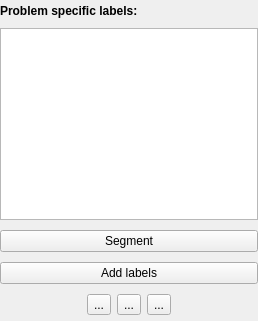
<?xml version="1.0" encoding="UTF-8"?>
<ui version="4.0">
 <class>containingWidget</class>
 <widget class="QWidget" name="containingWidget">
  <property name="geometry">
   <rect>
    <x>0</x>
    <y>0</y>
    <width>258</width>
    <height>321</height>
   </rect>
  </property>
  <property name="sizePolicy">
   <sizepolicy hsizetype="Preferred" vsizetype="Preferred">
    <horstretch>1</horstretch>
    <verstretch>0</verstretch>
   </sizepolicy>
  </property>
  <property name="minimumSize">
   <size>
    <width>256</width>
    <height>0</height>
   </size>
  </property>
  <property name="baseSize">
   <size>
    <width>0</width>
    <height>0</height>
   </size>
  </property>
  <property name="windowTitle">
   <string>Form</string>
  </property>
  <widget class="QWidget" name="verticalLayoutWidget">
   <property name="geometry">
    <rect>
     <x>0</x>
     <y>0</y>
     <width>258</width>
     <height>351</height>
    </rect>
   </property>
   <layout class="QVBoxLayout" name="verticalLayout">
    <item>
     <widget class="QLabel" name="label">
      <property name="sizePolicy">
       <sizepolicy hsizetype="Preferred" vsizetype="Fixed">
        <horstretch>0</horstretch>
        <verstretch>0</verstretch>
       </sizepolicy>
      </property>
      <property name="text">
       <string>&lt;b&gt;Problem specific labels:&lt;/b&gt;</string>
      </property>
     </widget>
    </item>
    <item>
     <widget class="LabelListView" name="labelListView">
      <property name="sizePolicy">
       <sizepolicy hsizetype="Minimum" vsizetype="Fixed">
        <horstretch>0</horstretch>
        <verstretch>0</verstretch>
       </sizepolicy>
      </property>
     </widget>
    </item>
    <item>
     <widget class="QPushButton" name="segment">
      <property name="text">
       <string>Segment</string>
      </property>
     </widget>
    </item>
    <item>
     <widget class="QPushButton" name="AddLabelButton">
      <property name="styleSheet">
       <string notr="true"/>
      </property>
      <property name="text">
       <string>Add labels</string>
      </property>
     </widget>
    </item>
    <item>
     <layout class="QHBoxLayout" name="horizontalLayout" stretch="0,0,0,1,0">
      <property name="sizeConstraint">
       <enum>QLayout::SetDefaultConstraint</enum>
      </property>
      <item>
       <spacer name="horizontalSpacer_2">
        <property name="orientation">
         <enum>Qt::Horizontal</enum>
        </property>
        <property name="sizeHint" stdset="0">
         <size>
          <width>40</width>
          <height>20</height>
         </size>
        </property>
       </spacer>
      </item>
      <item>
       <widget class="QToolButton" name="arrowToolButton">
        <property name="text">
         <string>...</string>
        </property>
       </widget>
      </item>
      <item>
       <widget class="QToolButton" name="paintToolButton">
        <property name="text">
         <string>...</string>
        </property>
       </widget>
      </item>
      <item>
       <widget class="QToolButton" name="eraserToolButton">
        <property name="text">
         <string>...</string>
        </property>
        <property name="autoRaise">
         <bool>false</bool>
        </property>
       </widget>
      </item>
      <item>
       <spacer name="horizontalSpacer">
        <property name="orientation">
         <enum>Qt::Horizontal</enum>
        </property>
        <property name="sizeHint" stdset="0">
         <size>
          <width>40</width>
          <height>20</height>
         </size>
        </property>
       </spacer>
      </item>
     </layout>
    </item>
    <item>
     <layout class="QHBoxLayout" name="horizontalLayout_2">
      <item>
       <spacer name="horizontalSpacer_3">
        <property name="orientation">
         <enum>Qt::Horizontal</enum>
        </property>
        <property name="sizeHint" stdset="0">
         <size>
          <width>40</width>
          <height>20</height>
         </size>
        </property>
       </spacer>
      </item>
      <item>
       <widget class="QLabel" name="brushSizeCaption">
        <property name="text">
         <string>Brush Size:</string>
        </property>
       </widget>
      </item>
      <item>
       <widget class="QComboBox" name="brushSizeComboBox"/>
      </item>
      <item>
       <spacer name="horizontalSpacer_4">
        <property name="orientation">
         <enum>Qt::Horizontal</enum>
        </property>
        <property name="sizeHint" stdset="0">
         <size>
          <width>40</width>
          <height>20</height>
         </size>
        </property>
       </spacer>
      </item>
     </layout>
    </item>
   </layout>
  </widget>
 </widget>
 <customwidgets>
  <customwidget>
   <class>LabelListView</class>
   <extends>QTableView</extends>
   <header>igms.labelListView</header>
  </customwidget>
 </customwidgets>
 <resources/>
 <connections/>
</ui>
